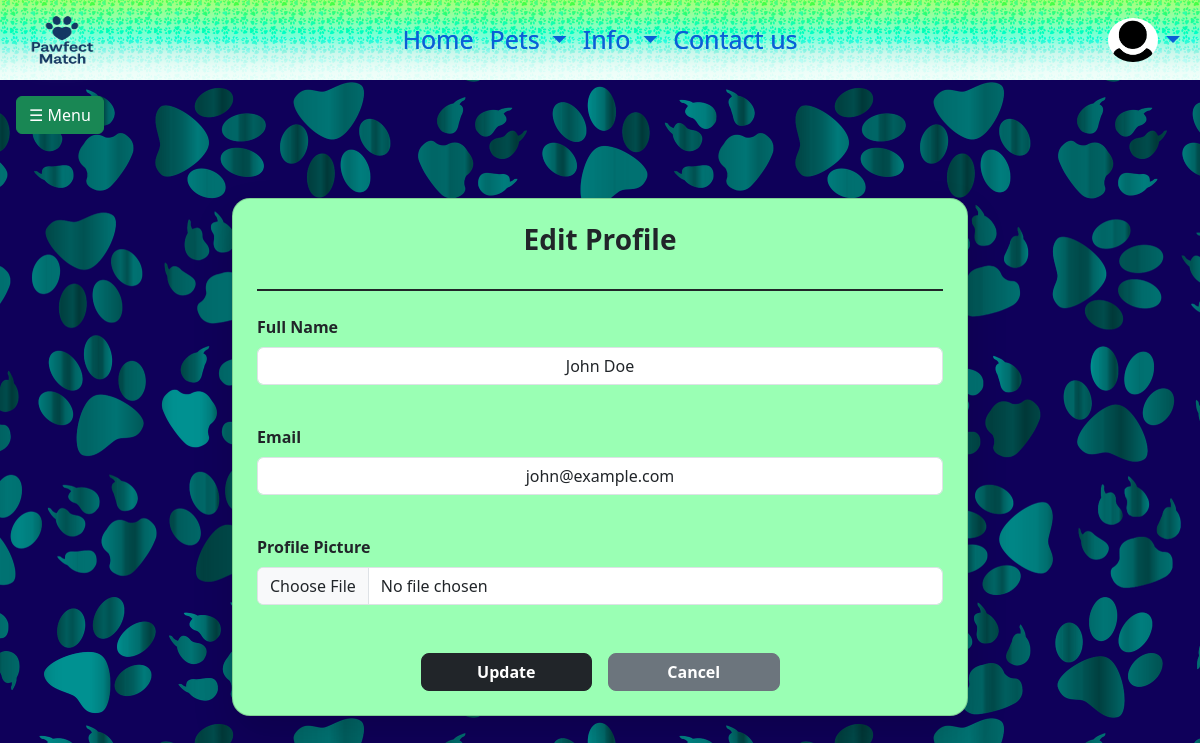
The page /php/user/update_profile.php (signed in) on the database its author committed.
### tables this page shows
CREATE TABLE `users` (
  `id` int(10) UNSIGNED NOT NULL,
  `Username` varchar(50) NOT NULL,
  `Password` varchar(255) NOT NULL,
  `Name` varchar(100) NOT NULL,
  `Email` varchar(150) NOT NULL,
  `SurveyAnswer` text DEFAULT NULL,
  `Role` enum('admin','user','shelter') NOT NULL,
  `Img` varchar(255) NOT NULL DEFAULT 'default-user.png'
);

### php/functions/get_profile.php (called while the page is built, shortened)
<?php
function getProfilePicture($conn)
{
    $username = $_SESSION['username'];
    $sql = "SELECT Img FROM users WHERE Username = ?";
    $stmt = mysqli_prepare($conn, $sql);
    mysqli_stmt_bind_param($stmt, "s", $username);
    mysqli_stmt_execute($stmt);
    $result = mysqli_stmt_get_result($stmt);
    if ($result && $row = mysqli_fetch_assoc($result)) {
        if (!empty($row['Img'])) {
            return $row['Img'];
        }
    }
    return "default-users.png";
}

### php/user/update_profile.php (the view, shortened to what this page needs)
<?php
require_once "../../components/db_connect.php";
require_once "../functions/get_profile.php";
$username = $_SESSION['username'];
$sql = "SELECT * FROM Users WHERE Username = '$username'";
$result = mysqli_query($conn, $sql);
?>
<!DOCTYPE html>
<html lang="en">
<head>
    <link href="https://cdn.jsdelivr.net/npm/bootstrap@5.3.8/dist/css/bootstrap.min.css" rel="stylesheet">
        <link rel="stylesheet" href="../../css/style.css">
</head>
<body class="body-pic">
<?php require_once "../../components/navbar.php"; ?>
<?php require_once __DIR__ . "/btn.php"; ?>
<div class="container my-5">
    <div class="row justify-content-center">
        <div class="col-md-8 col-lg-8">
            <div class="card profile-card p-4 text-center">
                <h3 class="fw-bold mb-3">
                    Edit Profile
                </h3>
                <hr class="border border-dark border-1 opacity-100 mb-4">
                <form method="post" enctype="multipart/form-data" class="text-start">
                    <div class="mb-3">
                        <label class="form-label fw-semibold">Full Name</label>
                        <input
                            type="text"
                            class="form-control"
                            name="name"
                            value="<?= htmlspecialchars($row["Name"]) ?>"
                        >
                    </div>
                        <br>
                    <div class="mb-3">
                        <label class="form-label fw-semibold">Email</label>
                        <input
                            type="email"
                            class="form-control"
                            name="email"
                            value="<?= htmlspecialchars($row["Email"]) ?>"
                        >
                    </div>
                    <br>
                    <div class="mb-4">
                        <label class="form-label fw-semibold">Profile Picture</label>
                        <input
                            type="file"
                            class="form-control"
                            name="picture"
                        >
                    </div>
                    <br>
                    <div class="d-flex justify-content-center gap-3">
                        <button
                            type="submit"
                            name="update"
                            class="btn btn-dark w-25 profile-btn"
                        >
                            Update
                        </button>
                        <a
                            href="userprofile.php"
                            class="btn btn-secondary w-25 profile-btn"
                        >
                            Cancel
                        </a>
                    </div>
                </form>
            </div>
        </div>
    </div>
</div>
</body>
</html>

### components/navbar.php (shortened to what this page needs)
<?php
require_once __DIR__ . "/db_connect.php";
require_once __DIR__ . "/../php/functions/get_profile.php";
$role = $_SESSION['role'] ?? 'guest';
$profilePic = getProfilePicture($conn);
?>
<nav class="navbar navbar-expand-lg custom-navbar sticky-top">
    <div class="container-fluid">
        <a class="navbar-brand" href="<?= BASE_URL ?>index.php">
            <img src="<?= BASE_URL ?>img/navbar-logo.png" alt="logo" class="navbar-logo">
        </a>
        <div class="collapse navbar-collapse" id="navbarNavDarkDropdown">
            <ul class="navbar-nav mx-auto navbar-links">
                <li class="nav-item">
                    <a class="nav-link" href="<?= BASE_URL ?>index.php">Home</a>
                </li>
                <?php if ($role !== 'shelter'): ?>
                <li class="nav-item dropdown">
                    <a class="nav-link dropdown-toggle" href="#" data-bs-toggle="dropdown">
                        Pets
                    </a>
                </li>
                <?php endif; ?>
                <li class="nav-item dropdown">
                    <a class="nav-link dropdown-toggle" href="#" data-bs-toggle="dropdown">
                        Info
                    </a>
                </li>
                <li class="nav-item">
                    <a class="nav-link" href="<?= BASE_URL ?>contact.php">Contact us</a>
                </li>
            </ul>
            <ul class="navbar-nav ms-auto navbar-profile">
                <li class="nav-item dropdown profile-dropdown">
                    <img
                        src="<?= BASE_URL ?>img/<?= htmlspecialchars($profilePic) ?>"
                        class="rounded-circle"
                        alt="Profile picture"
                    >
                    <a class="nav-link dropdown-toggle" href="#" data-bs-toggle="dropdown"></a>
                </li>
            </ul>
        </div>
    </div>
</nav>

### css/style.css (style rules this page uses)
* { margin: 0; padding: 0; box-sizing: border-box; }
.body-pic { background: url("../img/body2.png"); background-repeat: repeat; background-position: center; background-color: rgb(15, 0, 90); background-attachment: fixed; }
:root { --sun: #ffe27a; --dark-blue: #0f005a; }
.navbar-logo { height: 80px; width: 100px; }
.custom-navbar { background-image: url("../img/body2.png"), linear-gradient( 180deg, #a8ff78 0%, #78ffd6 45%, #c9f7eb 65%, #eafdf7 85%, #f2fffa 100% ); background-repeat: repeat, no-repeat; background-size: 48px auto, 100% 100%; background-position: center, center; background-blend-mode: overlay; max-height: 80px; }
.custom-navbar .nav-link { color: #0b5ed7 !important; text-shadow: 0 0 0.6px rgba(11, 94, 215, 0.8); font-weight: 500; font-size: 25px; }
.navbar-links { transform: translateX(-50%); left: 50%; position: absolute; text-align: center; margin-left: auto; margin-right: auto; }
.navbar-brand img { filter: drop-shadow(0 4px 8px rgba(255, 255, 255, 0.5)); }
.profile-dropdown { display: flex; align-items: center; justify-content: center; }
.profile-dropdown img { max-width: 50px; max-height: 50px; }
.form-control { width: 100%; text-align: center; }

### php/user/update_profile.php (style rules this page uses)
body { background: #f4f6f8; }
.profile-card { border-radius: 18px; box-shadow: 0 20px 40px rgba(0,0,0,0.15); background: #9affb4; }
.profile-btn { border-radius: 8px; font-weight: 600; }

### rows shown on the page
users: Img (placeholder picture), name "John Doe", email "john@example.com"
